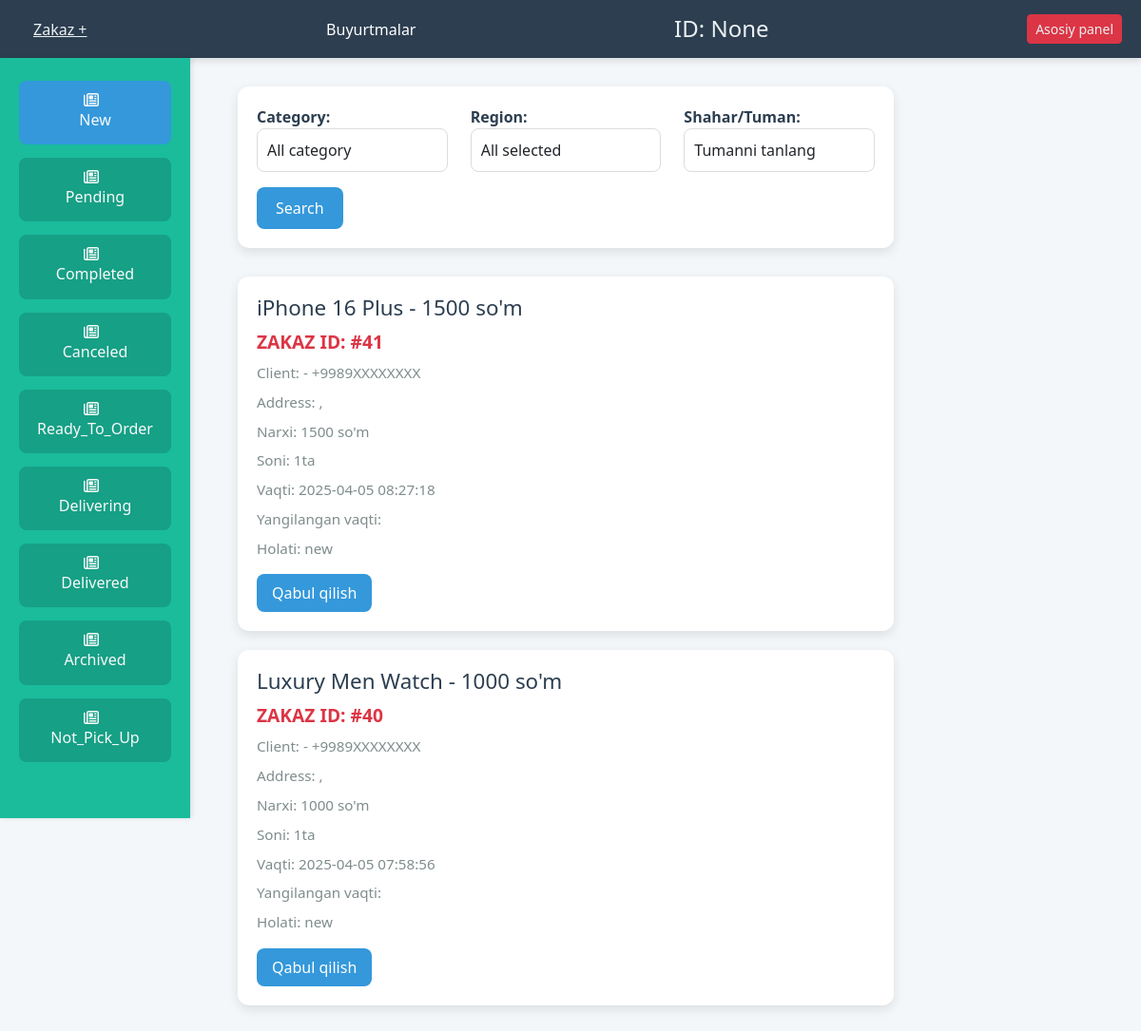
Screenshot of /operator with the database file from the repository.
### myapp/models.py (models this page shows, shortened)
class Order(models.Model):
    class StatusType(TextChoices):
        NEW = 'new', 'New'
        PENDING = 'pending', 'Pending'
        COMPLETED = 'completed', 'Completed'
        CANCELED = 'canceled', 'Canceled'
        READY_TO_ORDER = 'ready_to_order', 'Ready To Order'
        DELIVERING = 'delivering', 'Delivering'
        DELIVERED = 'delivered', 'Delivered'
        ARCHIVED = 'archived', 'Archived'
        NOT_PICK_UP = 'not_pick_up', 'Not Pick Up'
    last_name = CharField(max_length=255)
    owner = ForeignKey('myapp.User', on_delete=SET_NULL, null=True, blank=True, related_name='orders')
    phone_number = CharField(max_length=20)
    ordered_at = DateTimeField(auto_now_add=True)
    stream = ForeignKey('myapp.Stream', on_delete=SET_NULL, null=True, related_name='orders')
    product = ForeignKey('myapp.Product', on_delete=CASCADE, related_name='orders')
    quantity = IntegerField(default=1)
    status = CharField(max_length=20, choices=StatusType, default=StatusType.NEW)
    amount = DecimalField(max_digits=10, decimal_places=0, default=0, null=True, blank=True)
    send_date = DateTimeField(null=True, blank=True)
    district = ForeignKey('District', on_delete=SET_NULL, null=True, blank=True)
    comment_operator = TextField(blank=True, null=True)
    class Meta:
        ordering = ['-ordered_at']  # Show newest orders first

class BaseSlugModel(Model):
    name = CharField(max_length=255)
    slug = SlugField(max_length=255, unique=True, blank=True, null=True)
    class Meta:
        abstract = True

class Product(BaseSlugModel):
    description = TextField()
    price = DecimalField(max_digits=10, decimal_places=2)
    image = ImageField(upload_to='products/')
    category = ForeignKey('myapp.Category', on_delete=CASCADE)
    sell_price = DecimalField(max_digits=10, decimal_places=0)
    quantity = SmallIntegerField(default=1)
    sale = CharField(max_length=50, default=None, null=True, blank=True)
    telegram_url = CharField(max_length=50, null=True, blank=True)

### myapp/views.py (the view, shortened to what this page needs)
# urls.py: path('operator', OperatorTemplateView.as_view(), name='operator'),
class OperatorTemplateView(TemplateView):
    template_name = "apps/operator/operator-page.html"
    def get_context_data(self, **kwargs):
        data = super().get_context_data(**kwargs)
        status = self.request.GET.get('status')
        category_id = self.request.POST.get('category_id')
        district_id = self.request.POST.get('district_id')
        data['status'] = Order.StatusType.values
        data['categories'] = Category.objects.all()
        data['regions'] = Region.objects.all()
        orders = Order.objects.filter(status=Order.StatusType.NEW)
        if status:
            orders = Order.objects.filter(status=status)
        if category_id:
            orders = orders.filter(product__category_id=category_id)
        if district_id:
            orders = orders.filter(district_id=district_id)
        data['orders'] = orders
        return data

### templates/apps/operator/operator-page.html (shortened to what this page needs)
{% load static %}
<!DOCTYPE html>
<html lang="en">
<head>
    <link rel="stylesheet" href="{% static 'apps/bootstrap/css/bootstrap.css' %}">
    <link rel="stylesheet" href="{% static 'apps/font-awesome-4.7.0/css/font-awesome.min.css' %}">
</head>
<body>
<div class="navbar navbar-dark text-white">
    <div style="margin-left: 15px;"><a href="/operator/product_add">Zakaz +</a></div>
    <div>Buyurtmalar</div>
    <h4>ID: {{ user.id }}</h4>
    <a href="{% url 'home' %}" class="btn btn-danger btn-sm">Asosiy panel</a>
</div>
<div class="sidebar">
    <div class="list-group text-light">
        {% for s in status %}
            <a href="{% url 'operator' %}?status={{ s }}"
               class="list-group-item text-light mt-1 {% if not request.GET.status and s == 'new' %} active {% elif request.GET.status == s %} active {% endif %}">
                <div>
                    <i class="fa fa-newspaper-o" aria-hidden="true"></i>
                    <h6>{{ s|title }}</h6>
                </div>
            </a>
        {% endfor %}
    </div>
</div>
<div class="content">
    <div class="filter-form w-75">
        <form method="post" action="{% url 'operator' %}">
            <div class="row">
                <div class="col-md-4 mb-3">
                    <label for="id_category">Category:</label>
                    <select name="category_id" class="form-control">
                        <option value="">All category</option>
                    </select>
                </div>
                <div class="col-md-4 mb-3">
                    <label for="id_region">Region:</label>
                    <select class="form-control" id="id_region">
                        <option value="">All selected</option>
                    </select>
                </div>
                <div class="col-md-4 mb-3">
                    <label for="id_district">Shahar/Tuman:</label>
                    <select class="form-control" id="id_district" name="district_id">
                        <option value="">Tumanni tanlang</option>
                    </select>
                </div>
            </div>
            <button type="submit">Search</button>
        </form>
    </div>
    <div class="w-75">
        {% for order in orders %}
            <div class="card order-card">
                <div class="card-body">
                    <h2 class="card-title">{{ order.product.name }} - {{ order.amount|floatformat:0 }} so'm</h2>
                    <h3 class="card-title text-danger">ZAKAZ ID: #{{ order.id }}</h3>
                    <ul>
                        <li>Client: {{ order.name }} - +9989XXXXXXXX</li>
                        <li>Address: {{ order.district.region.name }}, {{ order.district.name }}</li>
                        <li>Narxi: {{ order.amount|floatformat:0 }} so'm</li>
                        <li>Soni: {{ order.quantity }}ta</li>
                        <li>Vaqti: {{ order.ordered_at|date:'Y-m-d H:i:s' }}</li>
                        <li>Yangilangan vaqti: {{ order.update_at|date:'Y-m-d H:i:s' }}</li>
                        <li>Holati: {{ order.status }}</li>
                    </ul>
                    <a href="{% url 'order-change' order.pk %}" class="btn btn-primary">Qabul qilish</a>
                </div>
            </div>
        {% endfor %}
    </div>
</div>
</body>
</html>

### templates/apps/operator/operator-page.html (style rules this page uses)
body { background-color: #f4f7fa; font-family: 'Segoe UI', Tahoma, Geneva, Verdana, sans-serif; }
.navbar { background-color: #2c3e50 !important; padding: 15px 20px; box-shadow: 0 4px 6px rgba(0, 0, 0, 0.1); }
.navbar a { color: #ecf0f1 !important; font-weight: 500; transition: color 0.3s ease; }
.navbar h4 { color: #ecf0f1; margin: 0 20px; }
.sidebar { background-color: #1abc9c; height: 100vh; padding: 20px; position: fixed; width: 200px; box-shadow: 2px 0 5px rgba(0, 0, 0, 0.1); }
.sidebar .list-group-item { background-color: #16a085; color: #fff; border: none; margin-bottom: 10px; border-radius: 8px; text-align: center; transition: background-color 0.3s ease; }
.sidebar .list-group-item.active { background-color: #3498db; font-weight: bold; }
.sidebar .list-group-item i { margin-right: 8px; }
.content { margin-left: 220px; padding: 30px; }
.filter-form { background-color: #ffffff; padding: 20px; border-radius: 12px; box-shadow: 0 4px 12px rgba(0, 0, 0, 0.1); margin-bottom: 30px; }
.filter-form label { font-weight: 600; color: #2c3e50; }
.filter-form .form-control, .filter-form select { border-radius: 8px; border: 1px solid #dcdcdc; padding: 10px; transition: border-color 0.3s ease; }
.filter-form button { background-color: #3498db; border: none; padding: 10px 20px; border-radius: 8px; color: #fff; transition: background-color 0.3s ease; }
.order-card { background-color: #ffffff; border: none; border-radius: 12px; box-shadow: 0 4px 12px rgba(0, 0, 0, 0.1); margin-bottom: 20px; transition: transform 0.2s ease; }
.order-card .card-body { padding: 20px; }
.order-card .card-title { font-size: 1.4rem; color: #2c3e50; margin-bottom: 10px; }
.order-card .card-title.text-danger { font-size: 1.2rem; font-weight: bold; }
.order-card ul { list-style: none; padding: 0; color: #7f8c8d; }
.order-card ul li { margin-bottom: 8px; font-size: 0.95rem; }
.order-card .btn-primary { background-color: #3498db; border: none; padding: 8px 16px; border-radius: 8px; transition: background-color 0.3s ease; }

### rows the page displays
Order: product.name "iPhone 16 Plus", amount "1500", id "41", quantity "1", ordered_at "2025-04-05 08:27:18", status "new"
Order: product.name "Luxury Men Watch", amount "1000", id "40", quantity "1", ordered_at "2025-04-05 07:58:56", status "new"

### other values shown
{{ user.id }} "None"
{{ s|title }} "New" "Pending" "Completed" "Canceled" "Ready_To_Order" "Delivering" "Delivered" "Archived" "Not_Pick_Up"
